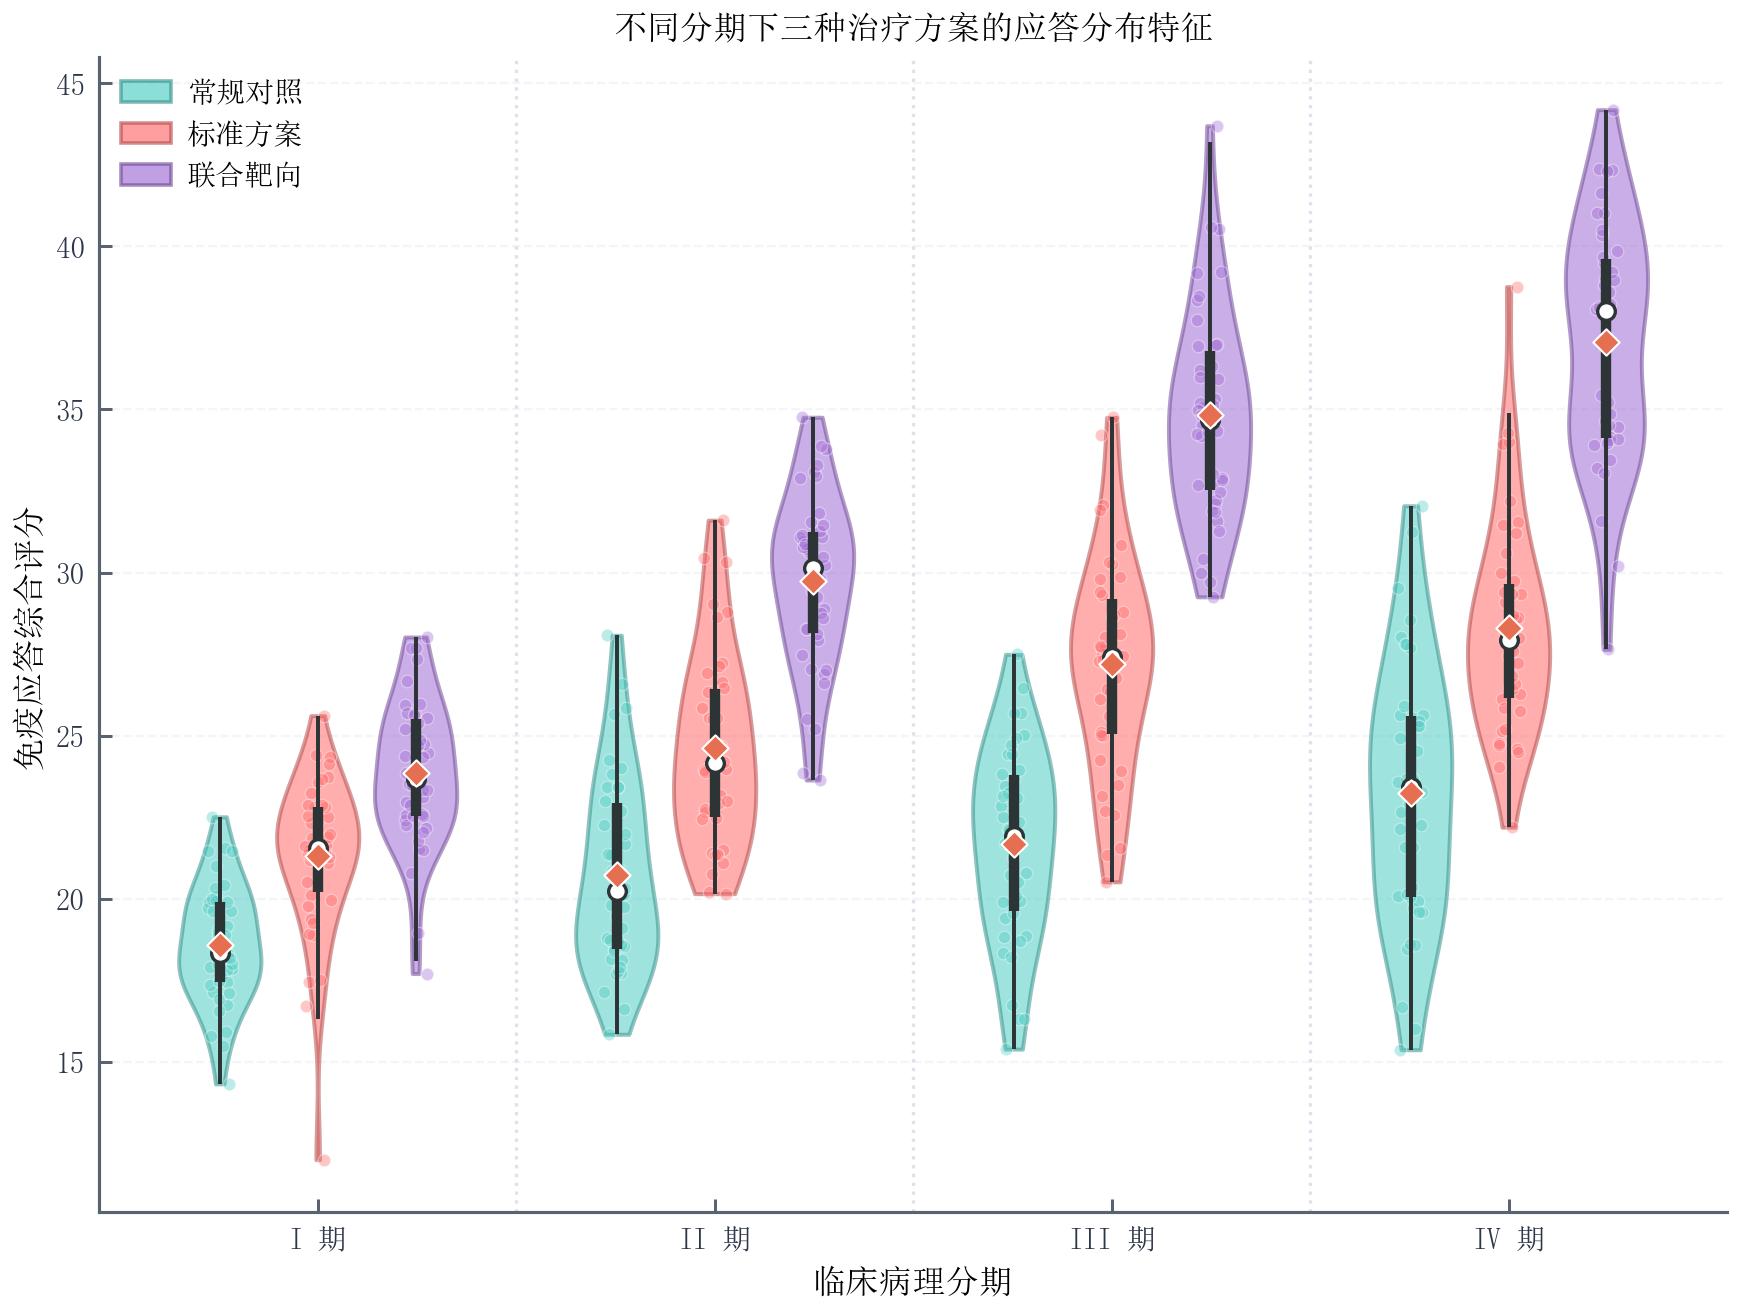

Generate this figure with Python:
"""
56_grouped_violin.py — 多组跨条件分布对比（Grouped Violin + 箱线 + 散点）

展示 SciPlot v1.16.0 新增的 `plot_grouped_violin()`，
在同一画布中清晰比较疾病分期与三种干预策略的交互分布。
"""

import numpy as np
import sciplot as sp

rng = np.random.default_rng(2026)

sp.setup_style("nature", "coral-teal", lang="zh")

stages = ["I 期", "II 期", "III 期", "IV 期"]
means = {
    "常规对照": [18.5, 20.2, 21.8, 23.0],
    "标准方案": [21.0, 24.5, 27.2, 28.4],
    "联合靶向": [23.8, 29.5, 34.8, 37.6],
}
stds = {
    "常规对照": [2.2, 2.5, 2.8, 3.1],
    "标准方案": [2.4, 2.8, 3.2, 3.5],
    "联合靶向": [2.1, 2.6, 3.0, 3.2],
}

series = {
    name: [rng.normal(m, s, size=42) for m, s in zip(means[name], stds[name])]
    for name in means
}

fig, _ = sp.plot_grouped_violin(
    stages,
    series,
    xlabel="临床病理分期",
    ylabel="免疫应答综合评分",
    title="不同分期下三种治疗方案的应答分布特征",
    show_box=True,
    show_mean=True,
    show_points=True,
)
sp.save(fig, "showcase/56_grouped_violin", formats=("png",), dpi=300)
